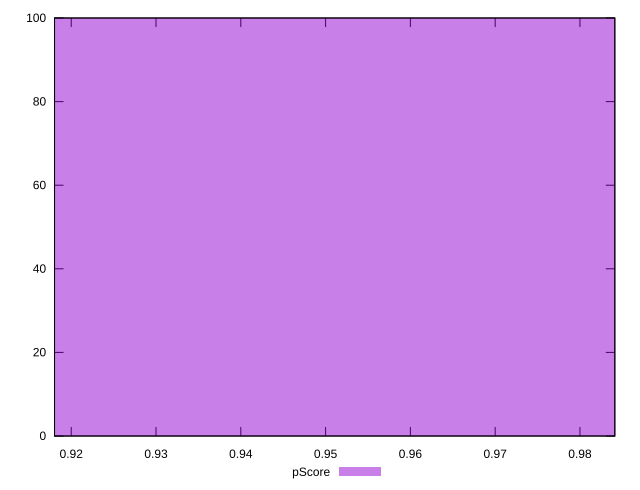

Reproduce this figure in gnuplot.
reset

$pScore <<EOF
0.9485288806988044 100
EOF

set key outside below
set boxwidth 0.07904407339156704
set xrange [0.9180298053112792:0.9841121673367461]
set yrange [0:100]
set trange [0:100]
set style fill transparent solid 0.5 noborder
set terminal svg size 640, 490 enhanced background rgb 'white'
set output "reports/report_00028_2021-02-24T12-49-42.674Z/dom-size/samples/agenda/pScore/histogram.svg"

plot $pScore title "pScore" with boxes

reset
